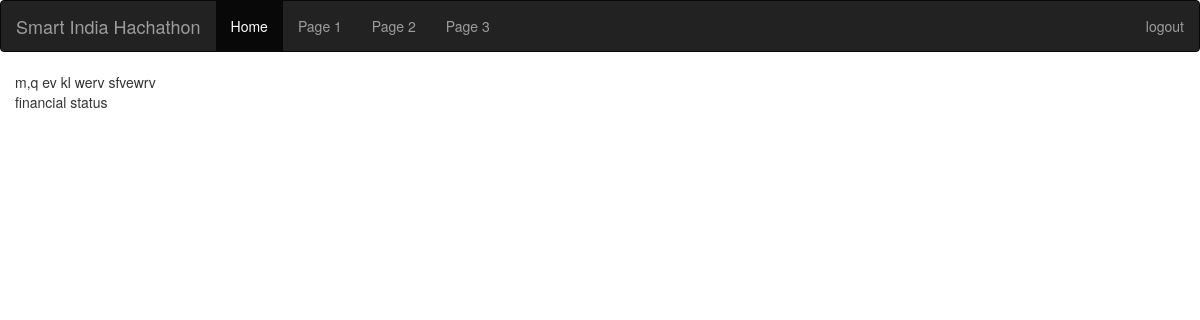
The app's page /member_history/ (signed in), older data.
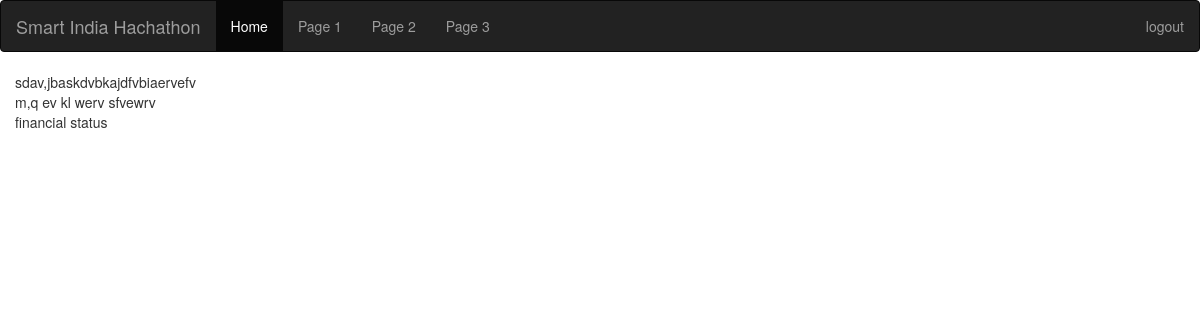
The same page, newer data.
### portal/models.py (models this page shows, shortened)
class Question(models.Model):
    text = models.CharField(max_length=5000)
    subject = models.CharField(max_length=5000)
    type = models.CharField(max_length=50) # in the form section we'll use choice field.
    timestamp = models.DateTimeField(auto_now=True,null=True)
    deadline = models.DateField() # default is gonna be 3 days
    asked_by = models.ForeignKey(User)

### portal/views.py (the view)
# urls.py: url(r'^member_history/$',member_history,name="member_history"),
def member_history(request):
    question = Question.objects.all().filter(asked_by=User.objects.get(username=request.user)).order_by('-timestamp')
    context = {
        'title':"Question asked by you",
        'question':question
    }
    return render(request,"portal/member_question_history.html",context)

### portal/templates/portal/member_question_history.html
{% extends 'portal/base.html' %}
{% block member_dashboard %}
    <div class="row">
        {% for q in question %}
            {{ q.text }}<br>
        {% endfor %}
    </div>
{% endblock %}

Row changes from the older to the newer data that the page shows:
added Question: text "sdav,jbaskdvbkajdfvbiaervefv"
